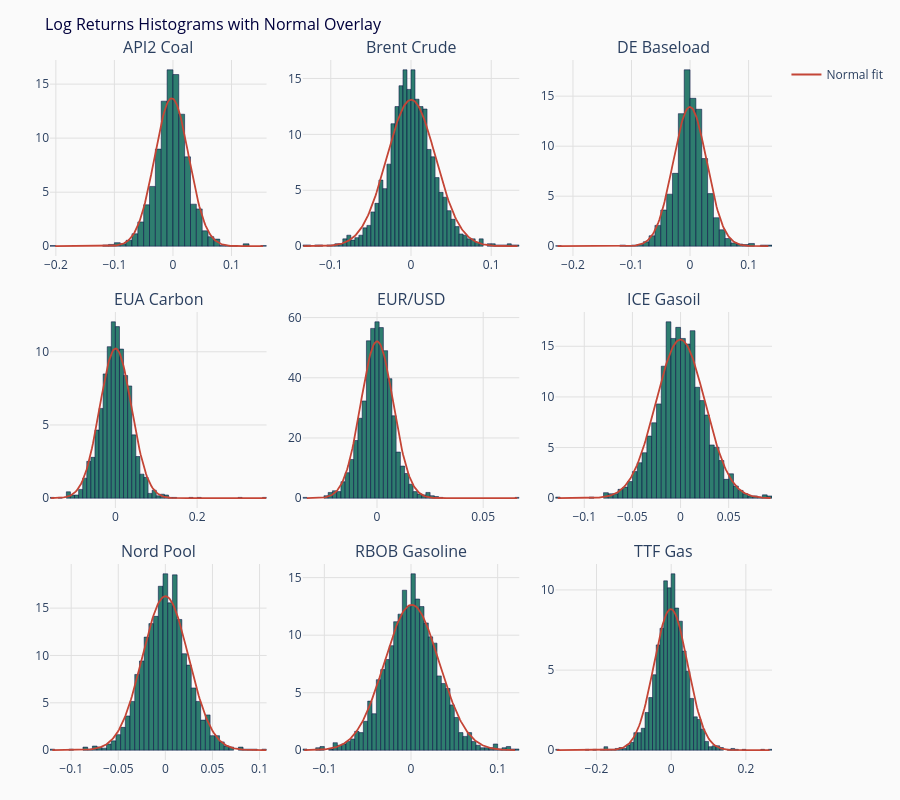

The code cell stored with this chart in its notebook:
### Markdown cell above
## 3. Log Returns Distribution

Log returns $r_t = \ln(P_t / P_{t-1})$ per commodity, with a fitted normal distribution overlaid. The gap between the histogram and the bell curve reveals the presence (or absence) of fat tails.

### Code cell
log_returns = np.log(wide / wide.shift(1)).dropna()

n_cols = 3
n_rows = 3
commodities = list(wide.columns)

fig = make_subplots(rows=n_rows, cols=n_cols,
    subplot_titles=[comm_names[c] for c in commodities],
    vertical_spacing=0.08, horizontal_spacing=0.05)

for idx, col in enumerate(commodities):
    row = idx // n_cols + 1
    c = idx % n_cols + 1
    r = log_returns[col].dropna()
    mu, sigma = r.mean(), r.std()
    x = np.linspace(r.min(), r.max(), 200)
    pdf = stats.norm.pdf(x, mu, sigma)

    fig.add_trace(go.Histogram(
        x=r, histnorm='probability density', nbinsx=60,
        marker=dict(color=KTH_TEAL, line=dict(width=0.5, color=KTH_DARK)),
        name=comm_names[col], showlegend=False,
    ), row=row, col=c)

    fig.add_trace(go.Scatter(
        x=x, y=pdf, mode='lines',
        line=dict(color=KTH_RED, width=1.8),
        name='Normal fit', showlegend=(idx == 0),
    ), row=row, col=c)

fig.update_layout(
    title=dict(text='Log Returns Histograms with Normal Overlay', font=dict(color=KTH_DARK, size=16)),
    plot_bgcolor=KTH_LIGHT, paper_bgcolor=KTH_LIGHT,
    height=800, margin=dict(l=50, r=50, t=60, b=40),
)
fig.update_xaxes(gridcolor='#E0E0E0')
fig.update_yaxes(gridcolor='#E0E0E0')
fig.show()

### Figure 1 — Plotly figure (JSON) as saved in the notebook; plotly's stock layout.template omitted (floating-point values rounded to 4 significant figures; data arrays with more than 128 entries replaced by an {"elided": "..."} marker saying what was removed)
{"data": [{"histnorm": "probability density", "marker": {"color": "#2E7D6F", "line": {"color": "#00003C", "width": 0.5}}, "name": "API2 Coal", "nbinsx": 60, "showlegend": false, "type": "histogram", "x": {"elided": "1826 float values"}, "xaxis": "x", "yaxis": "y"}, {"line": {"color": "#C44536", "width": 1.8}, "mode": "lines", "name": "Normal fit", "showlegend": true, "type": "scatter", "x": {"elided": "200 float values"}, "xaxis": "x", "y": {"elided": "200 float values"}, "yaxis": "y"}, {"histnorm": "probability density", "marker": {"color": "#2E7D6F", "line": {"color": "#00003C", "width": 0.5}}, "name": "Brent Crude", "nbinsx": 60, "showlegend": false, "type": "histogram", "x": {"elided": "1826 float values"}, "xaxis": "x2", "yaxis": "y2"}, {"line": {"color": "#C44536", "width": 1.8}, "mode": "lines", "name": "Normal fit", "showlegend": false, "type": "scatter", "x": {"elided": "200 float values"}, "xaxis": "x2", "y": {"elided": "200 float values"}, "yaxis": "y2"}, {"histnorm": "probability density", "marker": {"color": "#2E7D6F", "line": {"color": "#00003C", "width": 0.5}}, "name": "DE Baseload", "nbinsx": 60, "showlegend": false, "type": "histogram", "x": {"elided": "1826 float values"}, "xaxis": "x3", "yaxis": "y3"}, {"line": {"color": "#C44536", "width": 1.8}, "mode": "lines", "name": "Normal fit", "showlegend": false, "type": "scatter", "x": {"elided": "200 float values"}, "xaxis": "x3", "y": {"elided": "200 float values"}, "yaxis": "y3"}, {"histnorm": "probability density", "marker": {"color": "#2E7D6F", "line": {"color": "#00003C", "width": 0.5}}, "name": "EUA Carbon", "nbinsx": 60, "showlegend": false, "type": "histogram", "x": {"elided": "1826 float values"}, "xaxis": "x4", "yaxis": "y4"}, {"line": {"color": "#C44536", "width": 1.8}, "mode": "lines", "name": "Normal fit", "showlegend": false, "type": "scatter", "x": {"elided": "200 float values"}, "xaxis": "x4", "y": {"elided": "200 float values"}, "yaxis": "y4"}, {"histnorm": "probability density", "marker": {"color": "#2E7D6F", "line": {"color": "#00003C", "width": 0.5}}, "name": "EUR/USD", "nbinsx": 60, "showlegend": false, "type": "histogram", "x": {"elided": "1826 float values"}, "xaxis": "x5", "yaxis": "y5"}, {"line": {"color": "#C44536", "width": 1.8}, "mode": "lines", "name": "Normal fit", "showlegend": false, "type": "scatter", "x": {"elided": "200 float values"}, "xaxis": "x5", "y": {"elided": "200 float values"}, "yaxis": "y5"}, {"histnorm": "probability density", "marker": {"color": "#2E7D6F", "line": {"color": "#00003C", "width": 0.5}}, "name": "ICE Gasoil", "nbinsx": 60, "showlegend": false, "type": "histogram", "x": {"elided": "1826 float values"}, "xaxis": "x6", "yaxis": "y6"}, {"line": {"color": "#C44536", "width": 1.8}, "mode": "lines", "name": "Normal fit", "showlegend": false, "type": "scatter", "x": {"elided": "200 float values"}, "xaxis": "x6", "y": {"elided": "200 float values"}, "yaxis": "y6"}, {"histnorm": "probability density", "marker": {"color": "#2E7D6F", "line": {"color": "#00003C", "width": 0.5}}, "name": "Nord Pool", "nbinsx": 60, "showlegend": false, "type": "histogram", "x": {"elided": "1826 float values"}, "xaxis": "x7", "yaxis": "y7"}, {"line": {"color": "#C44536", "width": 1.8}, "mode": "lines", "name": "Normal fit", "showlegend": false, "type": "scatter", "x": {"elided": "200 float values"}, "xaxis": "x7", "y": {"elided": "200 float values"}, "yaxis": "y7"}, {"histnorm": "probability density", "marker": {"color": "#2E7D6F", "line": {"color": "#00003C", "width": 0.5}}, "name": "RBOB Gasoline", "nbinsx": 60, "showlegend": false, "type": "histogram", "x": {"elided": "1826 float values"}, "xaxis": "x8", "yaxis": "y8"}, {"line": {"color": "#C44536", "width": 1.8}, "mode": "lines", "name": "Normal fit", "showlegend": false, "type": "scatter", "x": {"elided": "200 float values"}, "xaxis": "x8", "y": {"elided": "200 float values"}, "yaxis": "y8"}, {"histnorm": "probability density", "marker": {"color": "#2E7D6F", "line": {"color": "#00003C", "width": 0.5}}, "name": "TTF Gas", "nbinsx": 60, "showlegend": false, "type": "histogram", "x": {"elided": "1826 float values"}, "xaxis": "x9", "yaxis": "y9"}, {"line": {"color": "#C44536", "width": 1.8}, "mode": "lines", "name": "Normal fit", "showlegend": false, "type": "scatter", "x": {"elided": "200 float values"}, "xaxis": "x9", "y": {"elided": "200 float values"}, "yaxis": "y9"}], "layout": {"annotations": [{"font": {"size": 16}, "showarrow": false, "text": "API2 Coal", "x": 0.15, "xanchor": "center", "xref": "paper", "y": 1.0, "yanchor": "bottom", "yref": "paper"}, {"font": {"size": 16}, "showarrow": false, "text": "Brent Crude", "x": 0.5, "xanchor": "center", "xref": "paper", "y": 1.0, "yanchor": "bottom", "yref": "paper"}, {"font": {"size": 16}, "showarrow": false, "text": "DE Baseload", "x": 0.85, "xanchor": "center", "xref": "paper", "y": 1.0, "yanchor": "bottom", "yref": "paper"}, {"font": {"size": 16}, "showarrow": false, "text": "EUA Carbon", "x": 0.15, "xanchor": "center", "xref": "paper", "y": 0.64, "yanchor": "bottom", "yref": "paper"}, {"font": {"size": 16}, "showarrow": false, "text": "EUR/USD", "x": 0.5, "xanchor": "center", "xref": "paper", "y": 0.64, "yanchor": "bottom", "yref": "paper"}, {"font": {"size": 16}, "showarrow": false, "text": "ICE Gasoil", "x": 0.85, "xanchor": "center", "xref": "paper", "y": 0.64, "yanchor": "bottom", "yref": "paper"}, {"font": {"size": 16}, "showarrow": false, "text": "Nord Pool", "x": 0.15, "xanchor": "center", "xref": "paper", "y": 0.28, "yanchor": "bottom", "yref": "paper"}, {"font": {"size": 16}, "showarrow": false, "text": "RBOB Gasoline", "x": 0.5, "xanchor": "center", "xref": "paper", "y": 0.28, "yanchor": "bottom", "yref": "paper"}, {"font": {"size": 16}, "showarrow": false, "text": "TTF Gas", "x": 0.85, "xanchor": "center", "xref": "paper", "y": 0.28, "yanchor": "bottom", "yref": "paper"}], "height": 800, "margin": {"b": 40, "l": 50, "r": 50, "t": 60}, "paper_bgcolor": "#FAFAFA", "plot_bgcolor": "#FAFAFA", "title": {"font": {"color": "#00003C", "size": 16}, "text": "Log Returns Histograms with Normal Overlay"}, "xaxis": {"anchor": "y", "domain": [0.0, 0.3], "gridcolor": "#E0E0E0"}, "xaxis2": {"anchor": "y2", "domain": [0.35, 0.65], "gridcolor": "#E0E0E0"}, "xaxis3": {"anchor": "y3", "domain": [0.7, 1.0], "gridcolor": "#E0E0E0"}, "xaxis4": {"anchor": "y4", "domain": [0.0, 0.3], "gridcolor": "#E0E0E0"}, "xaxis5": {"anchor": "y5", "domain": [0.35, 0.65], "gridcolor": "#E0E0E0"}, "xaxis6": {"anchor": "y6", "domain": [0.7, 1.0], "gridcolor": "#E0E0E0"}, "xaxis7": {"anchor": "y7", "domain": [0.0, 0.3], "gridcolor": "#E0E0E0"}, "xaxis8": {"anchor": "y8", "domain": [0.35, 0.65], "gridcolor": "#E0E0E0"}, "xaxis9": {"anchor": "y9", "domain": [0.7, 1.0], "gridcolor": "#E0E0E0"}, "yaxis": {"anchor": "x", "domain": [0.72, 1.0], "gridcolor": "#E0E0E0"}, "yaxis2": {"anchor": "x2", "domain": [0.72, 1.0], "gridcolor": "#E0E0E0"}, "yaxis3": {"anchor": "x3", "domain": [0.72, 1.0], "gridcolor": "#E0E0E0"}, "yaxis4": {"anchor": "x4", "domain": [0.36, 0.64], "gridcolor": "#E0E0E0"}, "yaxis5": {"anchor": "x5", "domain": [0.36, 0.64], "gridcolor": "#E0E0E0"}, "yaxis6": {"anchor": "x6", "domain": [0.36, 0.64], "gridcolor": "#E0E0E0"}, "yaxis7": {"anchor": "x7", "domain": [0.0, 0.28], "gridcolor": "#E0E0E0"}, "yaxis8": {"anchor": "x8", "domain": [0.0, 0.28], "gridcolor": "#E0E0E0"}, "yaxis9": {"anchor": "x9", "domain": [0.0, 0.28], "gridcolor": "#E0E0E0"}}}
